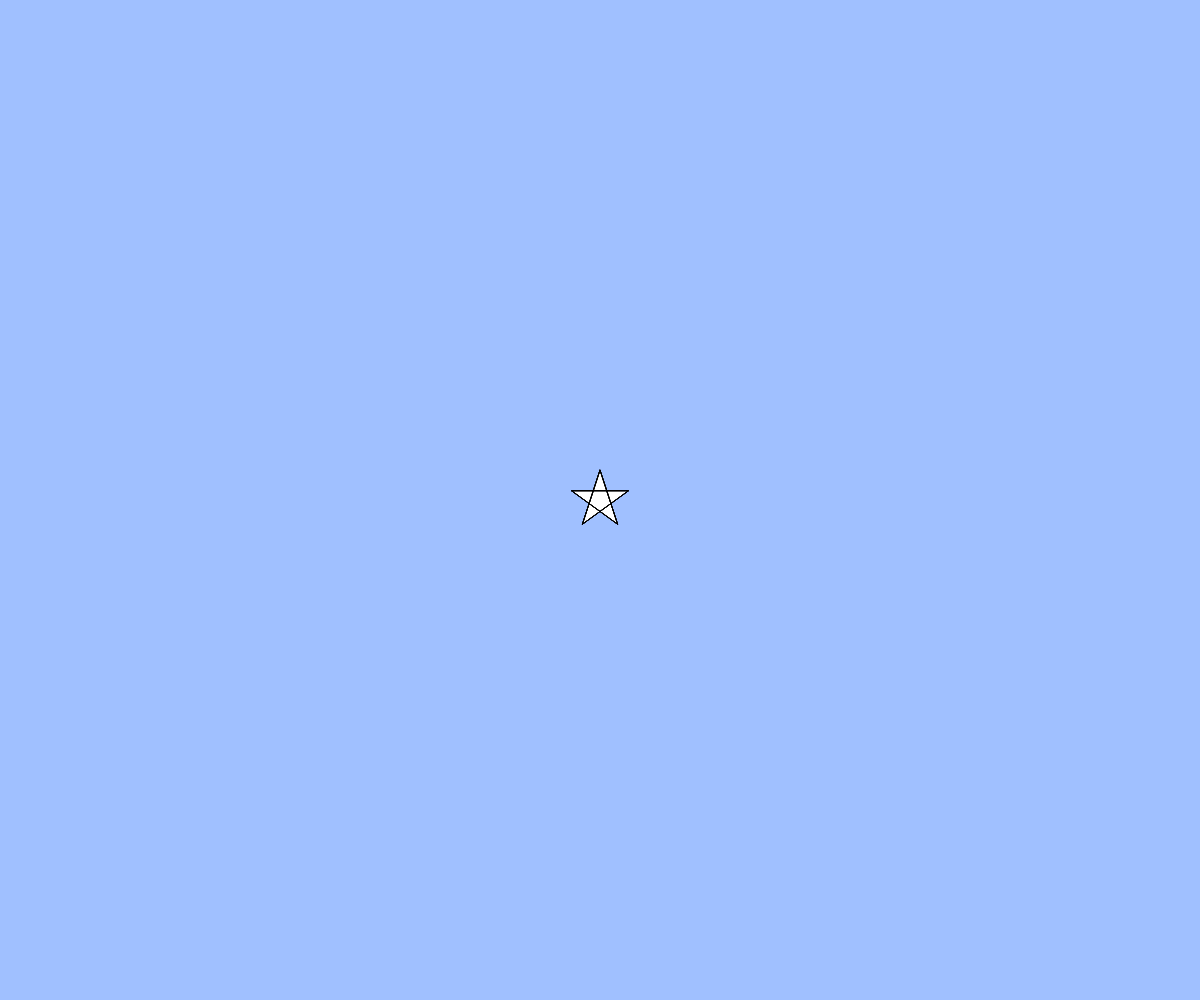
Frame 1 (no input)
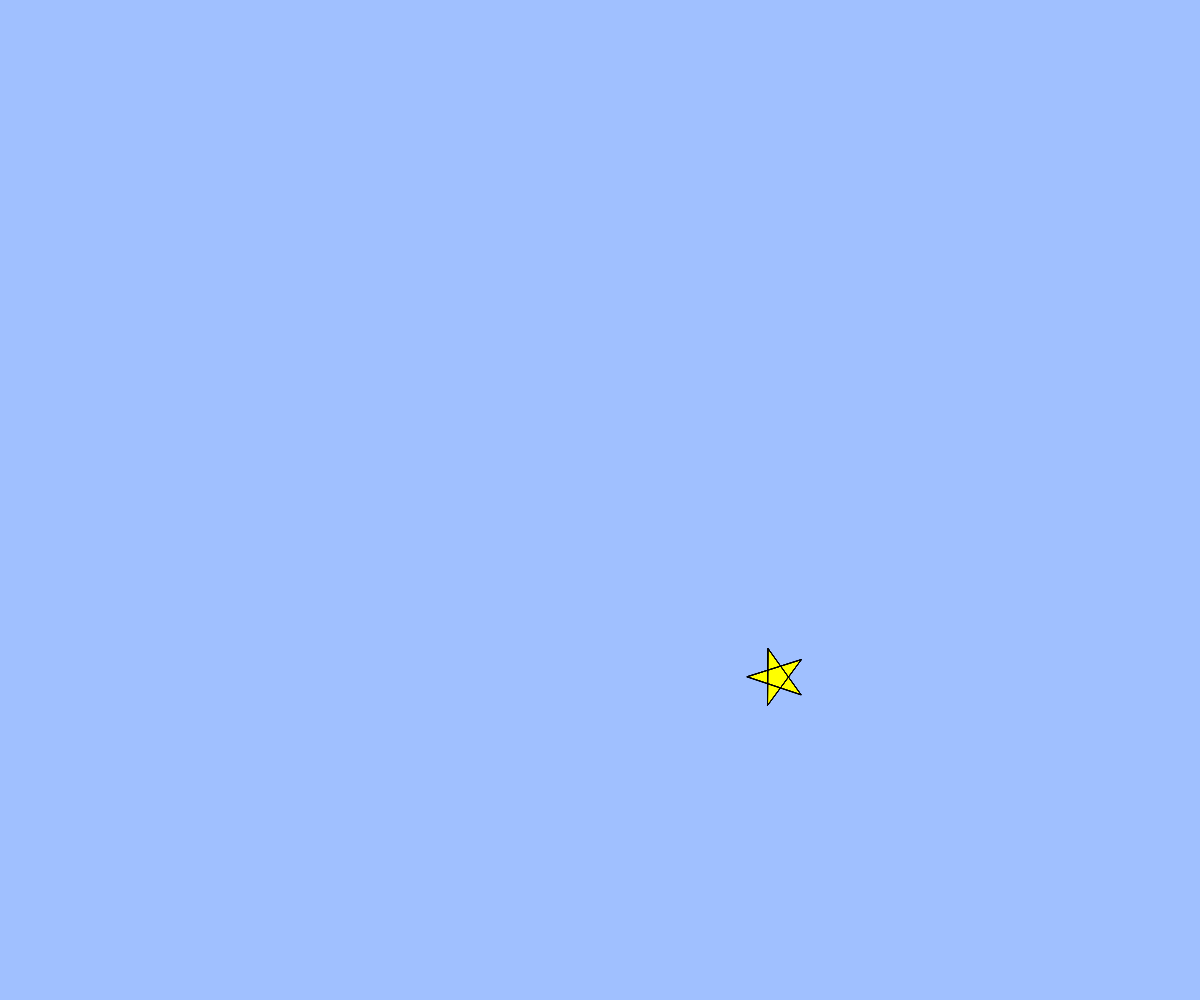
Frame 60 (no input)
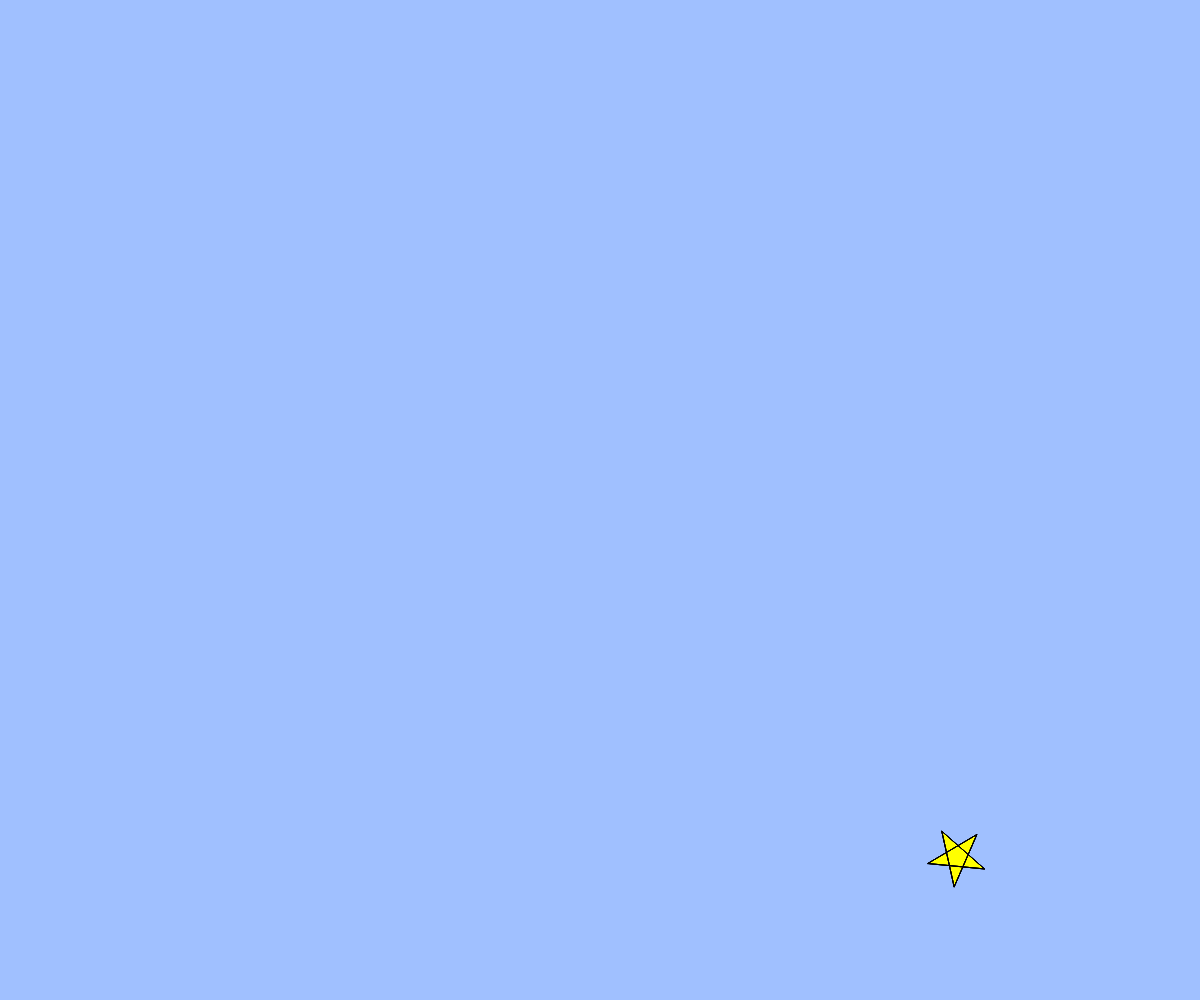
Frame 120 (the mouse pressed at the canvas centre since frame 60)

The p5.js sketch that drew these frames (run headless with seeded random() and noise() and a simulated clock; from frame 60 on, the mouse is pressed at the canvas centre):

// p5.js sketch
// ── sketch.js
// テキスト「アニメーション」
let x, y, vx, vy;

function setup(){
  createCanvas(windowWidth, windowHeight);
  x = width / 2;
  y = height / 2;
  vx = 8;
  vy = 8
  angle = 0;
}

function draw(){
  background(160, 192, 255);
  star(x, y, 30, angle);
  fill(255,255,0)
  angle += 0.08;
  x -= -3;
  y += 3;
  // BLANK[2] (hint: 作った star 関数を使います)

  // 端の処理パターン (1) 反対側から出てくる
  if(x > width){ x = 0; }
  else if(x < 0){ x = width; }
  if(y > height){ y = 0; }
  if(y < 0){ y = height; }
}

function star(cx, cy, r, angle){
  beginShape();
  for(var i = 0; i < 20; i++){
    var theta = TWO_PI * i * 2 / 5 - HALF_PI + angle;
    // BLANK[1] (hint: angle 分だけ星を回転させるには？)
    var x = cx + cos(theta) * r;
    var y = cy + sin(theta) * r;
    vertex(x,y);
  }
  endShape(CLOSE);
}

function mouseClicked(){
  x = mouseX;
  y = mouseY;
}

function windowResized(){
  resizeCanvas(windowWidth, windowHeight);
}
